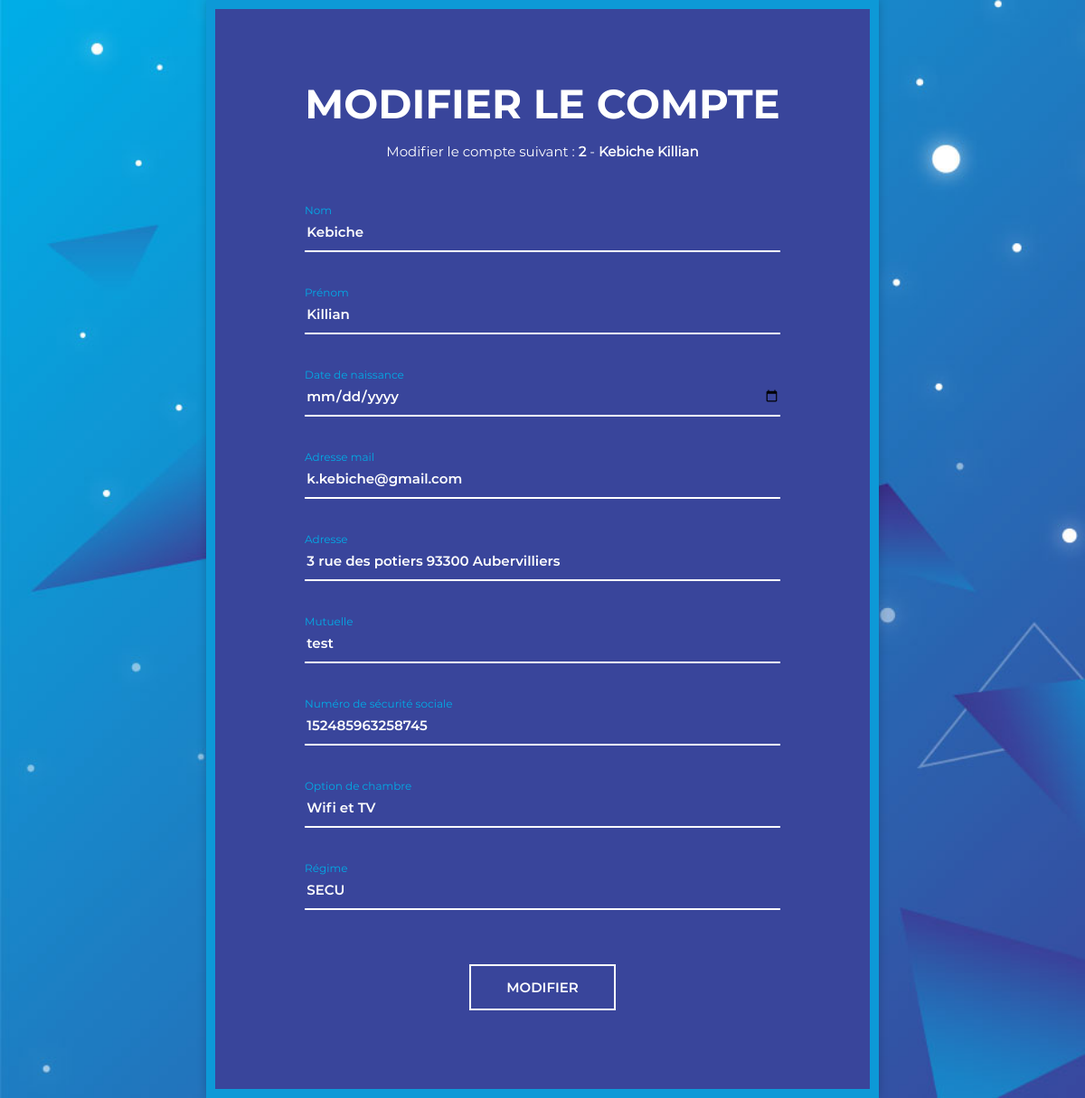
/views/modify.php?id=2 (signed in), run on an earlier commit of the app's database.
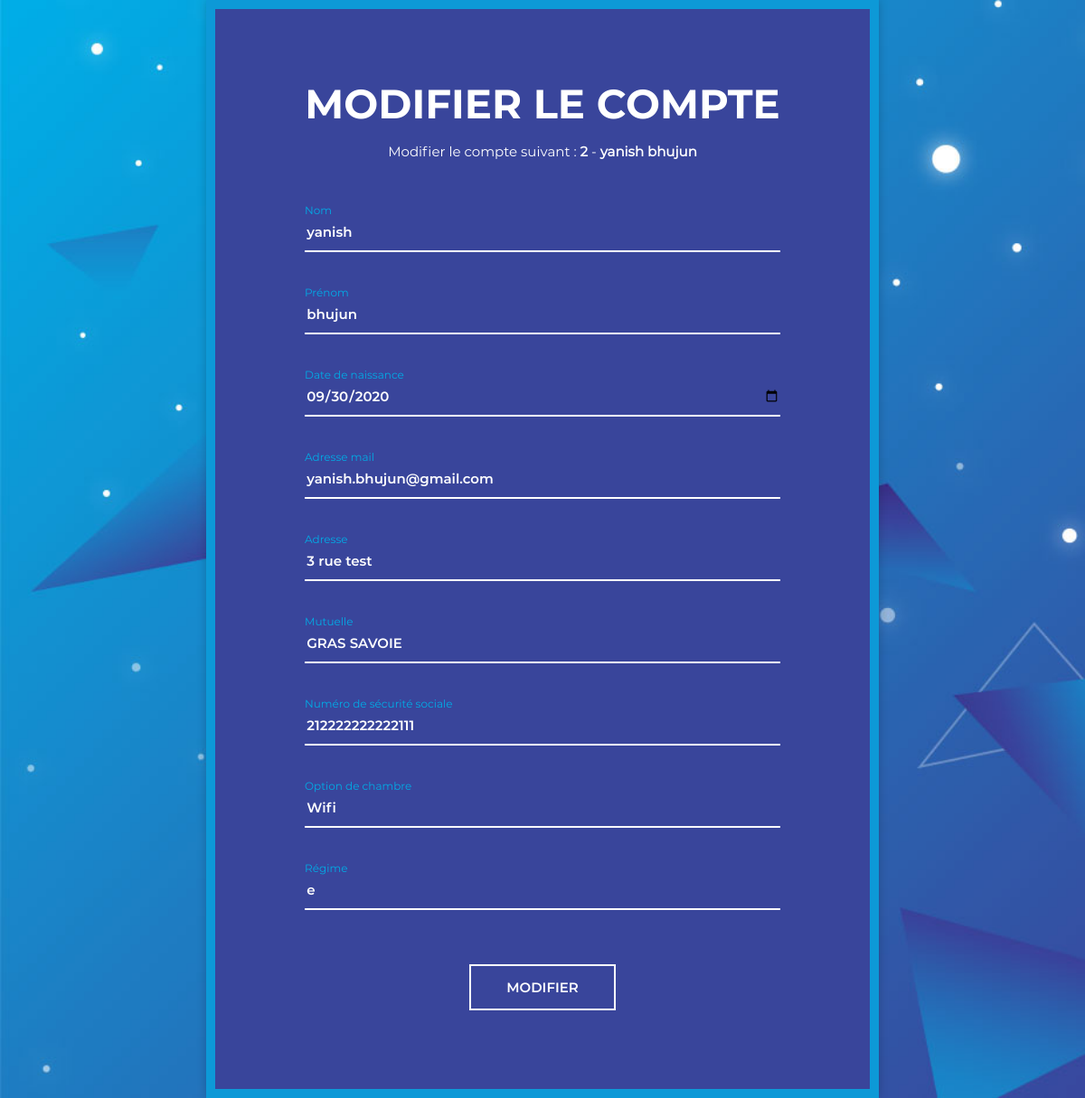
And on a later commit of the database.
### tables this page shows
CREATE TABLE IF NOT EXISTS `patient` (
  `id` int(11) NOT NULL AUTO_INCREMENT,
  `nom` varchar(50) NOT NULL,
  `prenom` varchar(50) NOT NULL,
  `date_naissance` varchar(10) DEFAULT NULL,
  `mail` varchar(50) DEFAULT NULL,
  `adresse` text,
  `mutuelle` varchar(50) DEFAULT NULL,
  `num_sec_soc` varchar(15) DEFAULT NULL,
  `option_chambre` varchar(10) DEFAULT NULL,
  `regime` text,
  `mdp` varchar(150) NOT NULL,
  `role` varchar(7) NOT NULL,
  `confirme` int(11) NOT NULL,
  `token` varchar(15) DEFAULT NULL,
  PRIMARY KEY (`id`),
  UNIQUE KEY `fk_patient` (`nom`)
);

### views/modify.php (the view, shortened to what this page needs)
<?php
try{
  $bdd= new PDO('mysql:host=localhost;dbname=hopital; charset=utf8','root','');
}
catch (Exception $e){
  die('Erreur:'.$e->getMessage());
}
if (isset($_GET['id']) AND !empty($_GET['id']))
{
  $getid = $_GET['id'];
  $select_user_info = $bdd->prepare('SELECT * FROM patient WHERE id = ?');
  $select_user_info->execute(array($getid));
  $whoiam = $select_user_info->fetch();
} else
{
  echo 'erreur';
}
 ?>
     <!DOCTYPE html>
 <html>
 	<head>
 		<link rel="stylesheet" href="../fonts/material-design-iconic-font/css/material-design-iconic-font.min.css">
 		<link rel="stylesheet" href="../css/style3.css">
 	</head>
 	<body>
 		<div class="wrapper">
 			<div class="inner">
 				<form action="" method="post">
 					<h3>Modifier le compte</h3>
 					<p>Modifier le compte suivant : <strong><?= $whoiam['id']; ?></strong> - <strong><?= $whoiam['nom']; ?></strong>  <strong><?= $whoiam['prenom']; ?></strong></p>
 					<label class="form-group">
 						<input type="text" name="nom" class="form-control" value="<?= $whoiam['nom']; ?>" >
 						<span>Nom</span>
 						<span class="border"></span>
 					</label>
          <label class="form-group">
 						<input type="text" name="prenom" class="form-control" value="<?= $whoiam['prenom']; ?>" >
 						<span>Prénom</span>
 						<span class="border"></span>
 					</label>
          <label class="form-group">
 						<input type="date" name="date_naissance" class="form-control" value="<?= $whoiam['date_naissance']; ?>" >
 						<span>Date de naissance</span>
 						<span class="border"></span>
 					</label>
 					<label class="form-group">
 						<input type="mail" name="mail" class="form-control" value="<?= $whoiam['mail']; ?>">
 						<span for="">Adresse mail</span>
 						<span class="border"></span>
 					</label>
          <label class="form-group">
 						<input type="text" name="adresse" class="form-control" value="<?= $whoiam['adresse']; ?>" >
 						<span>Adresse</span>
 						<span class="border"></span>
 					</label>
          <label class="form-group">
 						<input type="text" name="mutuelle" class="form-control" value="<?= $whoiam['mutuelle']; ?>" >
 						<span>Mutuelle</span>
 						<span class="border"></span>
 					</label>
          <label class="form-group">
 						<input type="text" name="num_sec_soc" class="form-control"  maxlength="15" name="num_sec_soc" value="<?= $whoiam['num_sec_soc']; ?>" >
 						<span>Numéro de sécurité sociale</span>
 						<span class="border"></span>
 					</label>
          <label class="form-group">
 						<input type="text" name="option_chambre" class="form-control" value="<?= $whoiam['option_chambre']; ?>" >
 						<span>Option de chambre</span>
 						<span class="border"></span>
 					</label>
          <label class="form-group">
 						<input type="text" name="regime" class="form-control" value="<?= $whoiam['regime']; ?>" >
 						<span>Régime</span>
 						<span class="border"></span>
 					</label>
 				<center>
        	<button type="submit" name="ok_modifier_membre">Modifier
</center>
 				</form>
 			</div>
 		</div>
 	</body>
 </html>

### css/style3.css (style rules this page uses)
* { -webkit-box-sizing: border-box; -moz-box-sizing: border-box; box-sizing: border-box; }
body { font-family: "Montserrat-Regular"; color: #fff; font-size: 15px; margin: 0; }
input, textarea, select, button { font-family: "Montserrat-Regular"; color: #fff; font-size: 15px; }
p, h1, h2, h3, h4, h5, h6, ul { margin: 0; }
.wrapper { min-height: 100vh; display: flex; align-items: center; background: url("../images/bg-registration-form-7.jpg") no-repeat; background-size: cover; }
.inner { max-width: 758px; margin: auto; background: #39459b; border: 10px solid #0d99d7; padding: 77px 99px 87px; box-shadow: 0px 0px 10px 0px rgba(0, 0, 0, 0.2); -webkit-box-shadow: 0px 0px 10px 0px rgba(0, 0, 0, 0.2); -moz-box-shadow: 0px 0px 10px 0px rgba(0, 0, 0, 0.2); -ms-box-shadow: 0px 0px 10px 0px rgba(0, 0, 0, 0.2); -o-box-shadow: 0px 0px 10px 0px rgba(0, 0, 0, 0.2); }
h3 { text-transform: uppercase; font-size: 45px; font-family: "Montserrat-Bold"; text-align: center; margin-bottom: 12px; }
p { text-align: center; padding: 0 10px; margin-bottom: 55px; line-height: 1.8; }
.form-group { position: relative; display: block; margin-bottom: 48px; }
.form-group span { font-size: 15px; color: #00ade6; position: absolute; top: 11px; transition: all .2s ease; transform-origin: 0 0; cursor: text; }
.form-group span.border { height: 2px; display: block; position: absolute; width: 100%; left: 0; top: 41px; transform: scaleX(0); transition: all .15s ease; background: #fff; }
.form-control { border: none; border-bottom: 2px solid #00ade6; display: block; width: 100%; height: 43px; font-size: 15px; background: none; font-family: "Montserrat-SemiBold"; }
.form-control:focus, .form-control:valid { border-bottom: 2px solid #fff; }
.form-control:focus + span, .form-control:valid + span { transform: translateY(-22px) scale(0.8); }
.form-control:focus + span + .border, .form-control:valid + span + .border { transform: scaleX(1); }
button { border: none; width: 162px; height: 51px; border: 2px solid #fff; margin: auto; margin-top: 60px; cursor: pointer; display: flex; align-items: center; justify-content: center; padding: 0; background: none; color: #fff; text-transform: uppercase; font-family: "Montserrat-SemiBold"; -webkit-transform: perspective(1px) translateZ(0); transform: perspective(1px) translateZ(0); position: relative; -webkit-transition-property: color; transition-property: color; -webkit-transition-duration: 0.3s; transition-duration: 0.3s; }
button:before { content: ""; position: absolute; z-index: -1; top: 0; left: 0; right: 0; bottom: 0; background: #2098D1; -webkit-transform: scaleX(0); transform: scaleX(0); -webkit-transform-origin: 0 50%; transform-origin: 0 50%; -webkit-transition-property: transform; transition-property: transform; -webkit-transition-duration: 0.3s; transition-duration: 0.3s; -webkit-transition-timing-function: ease-out; transition-timing-function: ease-out; }

What changed in the data, as far as the page shows it:
changed patient id 2: nom "Kebiche" → "yanish"; prenom "Killian" → "bhujun"; date_naissance (not shown) → "09/30/2020"; mail "k.kebiche@gmail.com" → "yanish.bhujun@gmail.com"; adresse "3 rue des potiers 93300 Aubervilliers" → "3 rue test"; mutuelle "test" → "GRAS SAVOIE"; num_sec_soc "152485963258745" → "212222222222111"; option_chambre "Wifi et TV" → "Wifi"; regime "SECU" → "e"
